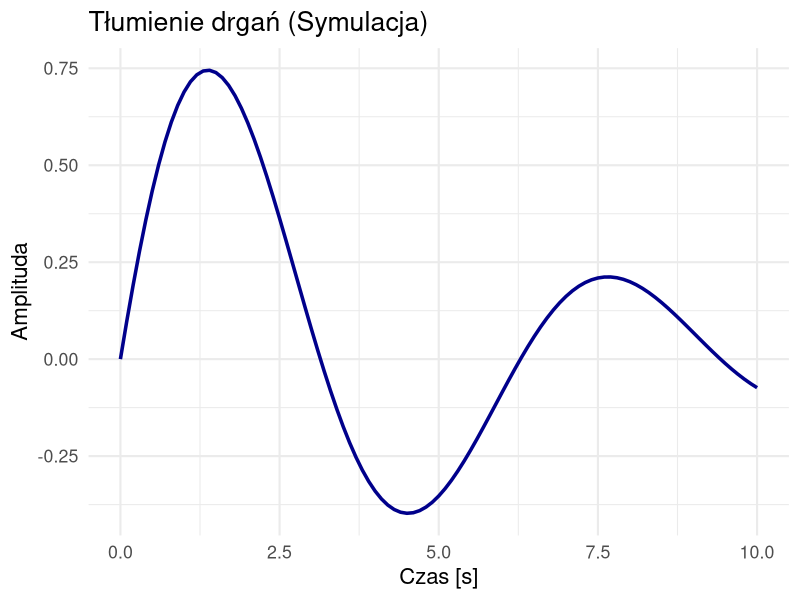
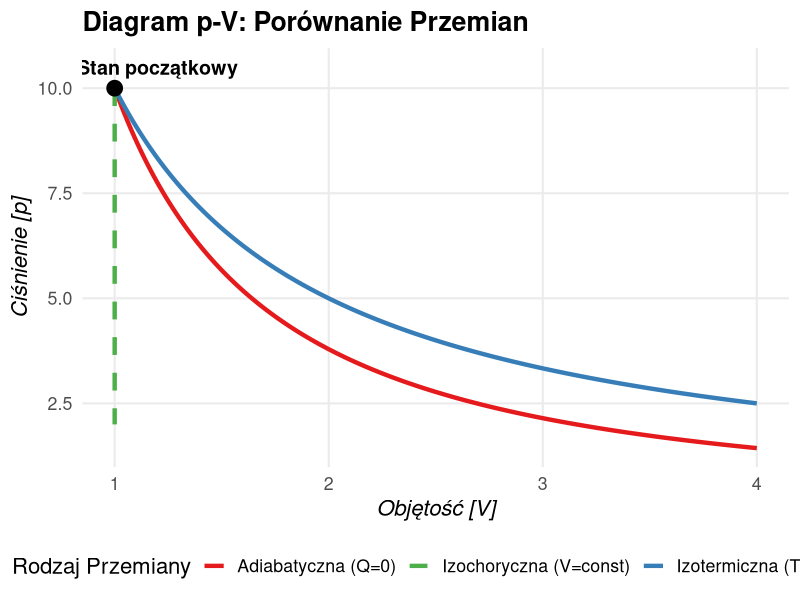
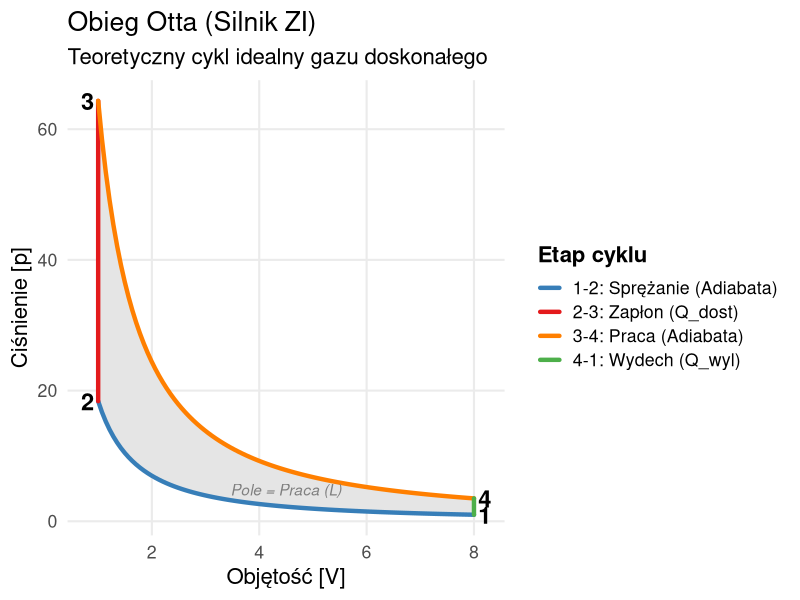
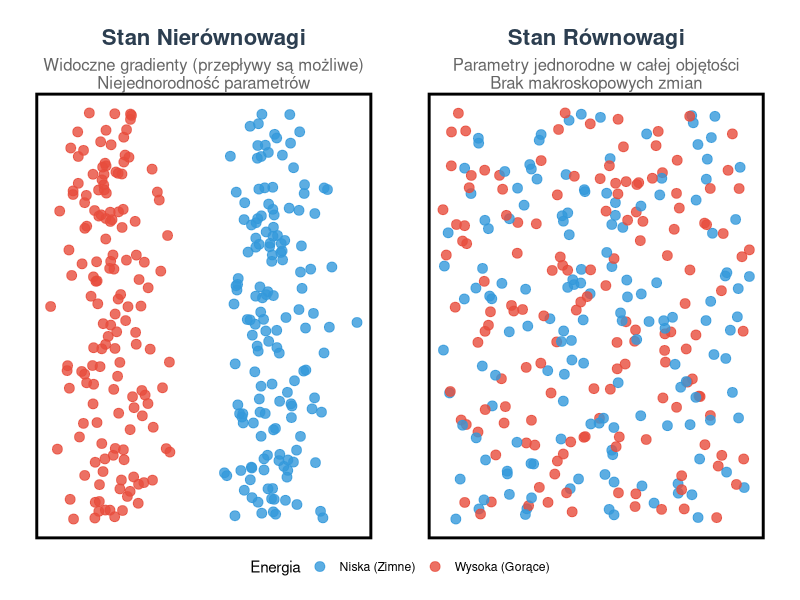
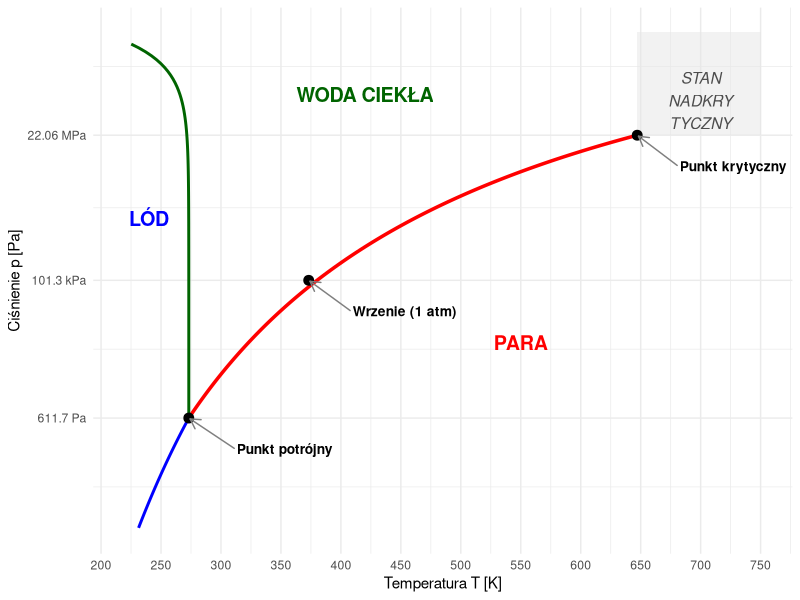

Reproduce these figures in R, in order.
## ---- chunk 1
#| echo: true
#| code-fold: true
#| fig-align: center
library(ggplot2)
x <- seq(0, 10, by=0.1)
y <- sin(x) * exp(-0.2 * x)
data <- data.frame(x, y)

ggplot(data, aes(x, y)) +
  geom_line(color = "darkblue", size = 1.2) +
  theme_minimal(base_size = 16) +
  labs(title = "Tłumienie drgań (Symulacja)", x = "Czas [s]", y = "Amplituda")
## ---- chunk 2
#| label: fig-przemiany
#| fig-cap: "Porównanie przemian termodynamicznych (rozprężanie gazu)"
#| echo: false
#| warning: false
#| message: false
#| fig-align: center
#| fig-height: 6

library(ggplot2)
library(dplyr)

# 1. PARAMETRY FIZYCZNE
# =====================
p0 <- 10       # Ciśnienie początkowe [bar]
v0 <- 1        # Objętość początkowa [m3]
gamma <- 1.4   # Wykładnik adiabaty (dla powietrza)
v_end <- 4     # Objętość końcowa

# Generowanie ciągu objętości dla krzywych
v_seq <- seq(v0, v_end, length.out = 200)

# 2. OBLICZENIA (MODEL FIZYCZNY)
# ==============================

# A. Przemiana Izotermiczna (T = const) -> pV = const -> p = p0*v0 / v
p_iso <- (p0 * v0) / v_seq

# B. Przemiana Adiabatyczna (Q = 0) -> pV^gamma = const -> p = p0 * (v0/v)^gamma
p_adia <- p0 * (v0 / v_seq)^gamma

# Składanie danych do wykresu (Tidy Data)
df_curves <- data.frame(
  V = rep(v_seq, 2),
  P = c(p_iso, p_adia),
  Typ = rep(c("Izotermiczna (T=const)", "Adiabatyczna (Q=0)"), each = length(v_seq))
)

# C. Przemiana Izochoryczna (V = const)
# To jest linia pionowa, więc definiujemy ją oddzielnie jako odcinek
df_isocho <- data.frame(
  V = c(v0, v0),
  P = c(p0, 2), # Spadek ciśnienia przy stałej objętości (chłodzenie)
  Typ = "Izochoryczna (V=const)"
)

# 3. GENEROWANIE WYKRESU
# ======================
ggplot() +
  # Krzywe (Izotermiczna i Adiabatyczna)
  geom_line(data = df_curves, aes(x = V, y = P, color = Typ), size = 1.5) +
  
  # Linia pionowa (Izochoryczna) - używamy linetype dashed dla odróżnienia
  geom_path(data = df_isocho, aes(x = V, y = P, color = Typ), 
            size = 1.5, linetype = "dashed") +
  
  # Punkt początkowy (wspólny)
  geom_point(aes(x = v0, y = p0), size = 5, color = "black") +
  annotate("text", x = v0 + 0.2, y = p0 + 0.5, label = "Stan początkowy", 
           fontface = "bold", size = 5) +
  
  # Estetyka i Kolory
  scale_color_manual(values = c(
    "Adiabatyczna (Q=0)" = "#e41a1c",     # Czerwony
    "Izotermiczna (T=const)" = "#377eb8", # Niebieski
    "Izochoryczna (V=const)" = "#4daf4a"  # Zielony
  )) +
  
  # Opisy osi i tytuły
  labs(
    title = "Diagram p-V: Porównanie Przemian",
    x = "Objętość [V]",
    y = "Ciśnienie [p]",
    color = "Rodzaj Przemiany"
  ) +
  
  # Styl akademicki
  theme_minimal(base_size = 16) +
  theme(
    legend.position = "bottom",
    panel.grid.minor = element_blank(),
    plot.title = element_text(face = "bold"),
    axis.title = element_text(face = "italic")
  )
## ---- chunk 3
#| label: fig-otto-cycle
#| fig-cap: "Teoretyczny Obieg Otta (p-V) dla silnika spalinowego"
#| echo: false
#| warning: false
#| message: false
#| fig-align: center
#| fig-height: 6

library(ggplot2)
library(dplyr)

# 1. PHYSICAL PARAMETERS
# ======================
gamma <- 1.4       # Heat capacity ratio (air)
r_comp <- 8        # Compression ratio (V_max / V_min)
p1 <- 1            # Initial pressure [bar]
v1 <- 8            # Initial volume (V_max) [arb. units]
v2 <- v1 / r_comp  # Compressed volume (V_min)
heat_add <- 3.5    # Pressure multiplier for combustion (represents Q_in)

# 2. STATE CALCULATION (Corner Points 1-2-3-4)
# ============================================

# State 1: Intake end (Start of compression)
# Known: p1, v1

# State 2: Compression end (Adiabatic)
# p1 * v1^gamma = p2 * v2^gamma
p2 <- p1 * (v1 / v2)^gamma

# State 3: Combustion end (Isochoric Heat Addition)
# v3 = v2, p3 rises due to explosion
v3 <- v2
p3 <- p2 * heat_add

# State 4: Expansion end (Adiabatic Power Stroke)
# p3 * v3^gamma = p4 * v4^gamma, where v4 = v1
v4 <- v1
p4 <- p3 * (v3 / v4)^gamma

# 3. CURVE GENERATION
# ===================

# A. Adiabatic Compression (1 -> 2)
v_12 <- seq(v1, v2, length.out = 100)
p_12 <- p1 * (v1 / v_12)^gamma
df_12 <- data.frame(V = v_12, P = p_12, Phase = "1-2: Sprężanie (Adiabata)")

# B. Isochoric Combustion (2 -> 3)
# Vertical line
df_23 <- data.frame(V = c(v2, v3), P = c(p2, p3), Phase = "2-3: Zapłon (Q_dost)")

# C. Adiabatic Expansion (3 -> 4) - WORK STROKE
v_34 <- seq(v3, v4, length.out = 100)
p_34 <- p3 * (v3 / v_34)^gamma
df_34 <- data.frame(V = v_34, P = p_34, Phase = "3-4: Praca (Adiabata)")

# D. Isochoric Exhaust (4 -> 1)
# Vertical line
df_41 <- data.frame(V = c(v4, v1), P = c(p4, p1), Phase = "4-1: Wydech (Q_wyl)")

# Combine all for lines
df_cycle <- rbind(df_12, df_23, df_34, df_41)

# Create polygon data for shading the Work Area (W)
# We need to order points to form a closed loop: 1->2->3->4->1
df_poly <- rbind(df_12, df_23, df_34, df_41)

# 4. PLOTTING
# ===========
ggplot() +
  # A. Shaded Area (Work)
  geom_polygon(data = df_poly, aes(x = V, y = P), 
               fill = "grey90", color = NA) +
  
  # B. Cycle Lines
  geom_path(data = df_cycle, aes(x = V, y = P, color = Phase), 
            size = 1.5, lineend = "round") +
  
  # C. Corner Points Labels (1, 2, 3, 4)
  annotate("text", x = v1 + 0.2, y = p1, label = "1", size = 6, fontface = "bold") +
  annotate("text", x = v2 - 0.2, y = p2, label = "2", size = 6, fontface = "bold") +
  annotate("text", x = v3 - 0.2, y = p3, label = "3", size = 6, fontface = "bold") +
  annotate("text", x = v4 + 0.2, y = p4, label = "4", size = 6, fontface = "bold") +
  
  # D. Annotations for Heat/Work (Arrows)
  annotate("text", x = mean(c(v1, v2)), y = mean(c(p1, p2)) * 0.5, 
           label = "Pole = Praca (L)", color = "grey50", fontface = "italic") +

  # E. Colors and Scales
  scale_color_manual(values = c(
    "1-2: Sprężanie (Adiabata)" = "#377eb8", # Blue
    "2-3: Zapłon (Q_dost)" = "#e41a1c",      # Red (Heat In)
    "3-4: Praca (Adiabata)" = "#ff7f00",     # Orange
    "4-1: Wydech (Q_wyl)" = "#4daf4a"        # Green (Heat Out)
  )) +
  
  # F. Theme details
  labs(
    title = "Obieg Otta (Silnik ZI)",
    subtitle = "Teoretyczny cykl idealny gazu doskonałego",
    x = "Objętość [V]",
    y = "Ciśnienie [p]",
    color = "Etap cyklu"
  ) +
  theme_minimal(base_size = 16) +
  theme(
    legend.position = "right",
    legend.title = element_text(face="bold"),
    panel.grid.minor = element_blank()
  )
## ---- chunk 4
#| label: fig-equilibrium
#| fig-cap: "Wizualizacja istoty Równowagi Termodynamicznej: Zanik gradientów."
#| echo: false
#| warning: false
#| fig-width: 12
#| fig-height: 4

library(ggplot2)
library(dplyr)
library(patchwork) # Do łączenia wykresów (install.packages("patchwork"))

# Ustawienie ziarna dla powtarzalności
set.seed(123)
n_points <- 300

# 1. GENEROWANIE DANYCH: NIERÓWNOWAGA
# Cząstki "Ciepłe" po lewej, "Zimne" po prawej (Gradient Temperatury)
# Cząstki gęściej po lewej (Gradient Ciśnienia)
df_noneq <- data.frame(
  x = c(rnorm(n_points/2, mean=2, sd=1), rnorm(n_points/2, mean=8, sd=1)),
  y = runif(n_points, 0, 10),
  Energia = c(rep("Wysoka (Gorące)", n_points/2), rep("Niska (Zimne)", n_points/2))
)

# 2. GENEROWANIE DANYCH: RÓWNOWAGA
# Cząstki rozłożone jednorodnie (Brak gradientu ciśnienia)
# Energie wymieszane (Brak gradientu temperatury)
df_eq <- data.frame(
  x = runif(n_points, 0, 10),
  y = runif(n_points, 0, 10),
  Energia = sample(c("Wysoka (Gorące)", "Niska (Zimne)"), n_points, replace = TRUE)
)

# Styl wykresu (wspólny)
common_theme <- theme_void() + 
  theme(
    plot.title = element_text(face="bold", size=16, hjust=0.5, color="#2c3e50"),
    plot.subtitle = element_text(size=12, hjust=0.5, color="grey40"),
    legend.position = "bottom",
    panel.border = element_rect(color="black", fill=NA, size=2),
    plot.margin = margin(10, 20, 10, 20)
  )

# Wykres A: Nierównowaga
p1 <- ggplot(df_noneq, aes(x, y, color=Energia)) +
  geom_point(size=3, alpha=0.8) +
  scale_color_manual(values=c("#3498db", "#e74c3c")) +
  labs(title = "Stan Nierównowagi", 
       subtitle = "Widoczne gradienty (przepływy są możliwe)\nNiejednorodność parametrów") +
  common_theme

# Wykres B: Równowaga
p2 <- ggplot(df_eq, aes(x, y, color=Energia)) +
  geom_point(size=3, alpha=0.8) +
  scale_color_manual(values=c("#3498db", "#e74c3c")) +
  labs(title = "Stan Równowagi", 
       subtitle = "Parametry jednorodne w całej objętości\nBrak makroskopowych zmian") +
  common_theme

# Łączenie wykresów (wymaga biblioteki patchwork)
p1 + p2 + plot_layout(guides = "collect") & theme(legend.position = "bottom")
## ---- chunk 5
#| label: fig-p-T
#| fig-cap: "Wykres stanów faz wody we współrzędnych $p-T$."
#| echo: false
#| warning: false
#| fig-width: 6
#| fig-height: 6

library(ggplot2)
library(ggrepel)

# 1. Stałe termodynamiczne (SI)
T_tp <- 273.16        # K
P_tp <- 611.657       # Pa
T_c  <- 647.10        # K
P_c  <- 22.064e6      # Pa
P_atm <- 101325       # Pa

# 2. Funkcje krzywych (fizycznie spójne)
# Parowanie: ln(P/P_tp) = A * (1 - T_tp/T)
A_vap <- log(P_c / P_tp) / (1 - T_tp / T_c)
p_vap <- function(temp) P_tp * exp(A_vap * (1 - T_tp / temp))

# Sublimacja
A_sub <- 22.5 
p_sub <- function(temp) P_tp * exp(A_sub * (1 - T_tp / temp))

# Topnienie (anomalia: dT/dp < 0)
t_melt <- function(pres) T_tp - (7.4e-8 * (pres - P_tp))

# 3. Generowanie danych
df_vap  <- data.frame(T = seq(T_tp, T_c, length.out = 200))
df_vap$P <- p_vap(df_vap$T)

df_sub  <- data.frame(T = seq(220, T_tp, length.out = 100))
df_sub$P <- p_sub(df_sub$T)

p_m_seq <- exp(seq(log(P_tp), log(1e9), length.out = 100))
df_melt <- data.frame(T = t_melt(p_m_seq), P = p_m_seq)

# Punkty charakterystyczne
points <- data.frame(
  T = c(T_tp, T_c, 373.15),
  P = c(P_tp, P_c, P_atm),
  label = c("Punkt potrójny", "Punkt krytyczny", "Wrzenie (1 atm)")
)

# 4. Wykres
ggplot() +
  # Obszar nadkrytyczny (tło)
  annotate("rect", xmin = T_c, xmax = 750, ymin = P_c, ymax = 1e9, fill = "grey90", alpha = 0.5) +
  # Linie fazowe
  geom_line(data = df_sub, aes(x = T, y = P), color = "blue", size = 1) +
  geom_line(data = df_vap, aes(x = T, y = P), color = "red", size = 1.2) +
  geom_line(data = df_melt, aes(x = T, y = P), color = "darkgreen", size = 1) +
  # Punkty
  geom_point(data = points, aes(x = T, y = P), size = 3) +
  # Etykiety punktów (W dół i w lewo)
  geom_text_repel(data = points, aes(x = T, y = P, label = label),
                  nudge_x = 80, # Przesunięcie w prawo [K]
                  nudge_y = -0.5, # Przesunięcie w dół (w skali log10)
                  segment.color = "grey50",
                  arrow = arrow(length = unit(0.02, "npc")),
                  fontface = "bold", size = 3.5) +
  # Napisy obszarów (odsunięte od linii)
  annotate("text", x = 240, y = 1e6, label = "LÓD", size = 5, fontface = "bold", color = "blue") +
  annotate("text", x = 420, y = 1e8, label = "WODA CIEKŁA", size = 5, fontface = "bold", color = "darkgreen") +
  annotate("text", x = 550, y = 1e4, label = "PARA", size = 5, fontface = "bold", color = "red") +
  # FLUID NADKRYTYCZNY (tylko w dół względem poprzedniej pozycji)
  annotate("text", x = 700, y = 8e7, label = "STAN\nNADKRY\nTYCZNY", 
           fontface = "italic", color = "grey30", size = 4) +
  # Konfiguracja osi
  scale_y_log10(limits = c(10, 1e9), 
                breaks = c(P_tp, 101325, P_c),
                labels = c("611.7 Pa", "101.3 kPa", "22.06 MPa")) +
  scale_x_continuous(limits = c(220, 750), breaks = seq(200, 800, 50)) +
  labs(
       x = "Temperatura T [K]", y = "Ciśnienie p [Pa]") +
  theme_minimal() +
  theme(plot.title = element_text(face = "bold", size = 14))
